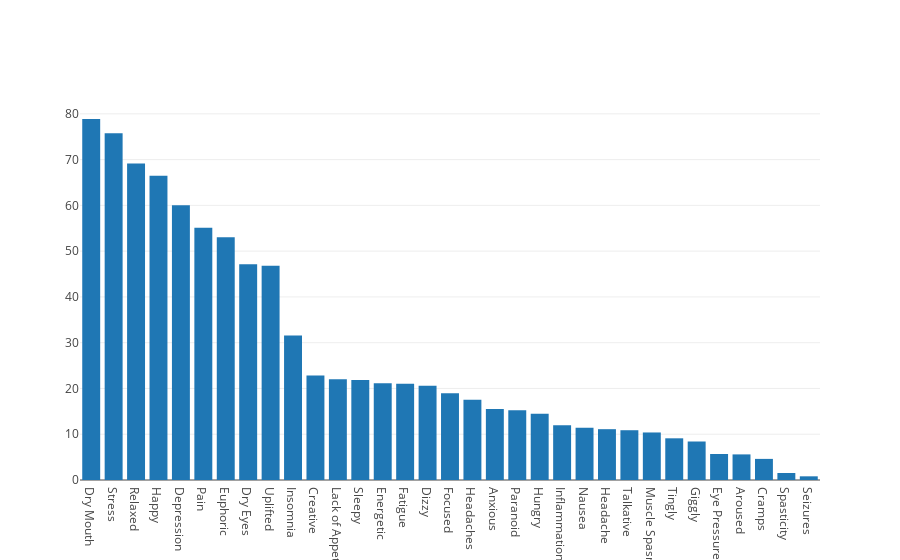

The notebook cell saved with this chart:
### Code cell
plot_bar(df, effects)

### Figure 1 — Plotly figure (JSON) as saved in the notebook; plotly's stock layout.template omitted (floating-point values rounded to 4 significant figures)
{"data": [{"transforms": [{"order": "descending", "target": "y", "type": "sort"}], "type": "bar", "x": ["Pain", "Euphoric", "Fatigue", "Paranoid", "Focused", "Spasticity", "Nausea", "Tingly", "Headache", "Dry Mouth", "Aroused", "Happy", "Muscle Spasms", "Uplifted", "Anxious", "Energetic", "Headaches", "Depression", "Giggly", "Talkative", "Dizzy", "Insomnia", "Inflammation", "Stress", "Relaxed", "Seizures", "Cramps", "Sleepy", "Hungry", "Lack of Appetite", "Dry Eyes", "Creative", "Eye Pressure"], "y": [55.09, 53.01, 21.0, 15.25, 18.94, 1.526, 11.4, 9.109, 11.1, 78.87, 5.593, 66.46, 10.38, 46.81, 15.52, 21.13, 17.56, 60.02, 8.411, 10.88, 20.6, 31.55, 11.95, 75.79, 69.17, 0.8044, 4.613, 21.82, 14.5, 22.02, 47.12, 22.81, 5.687]}], "layout": {}}
